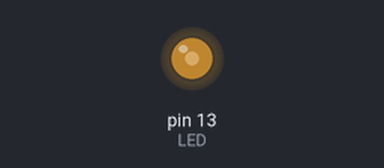
Bench run of a sketch on a simulated Arduino Uno, built with avr-gcc and run on an emulated ATmega328P. Shown: output pins drawn as LEDs (lit = HIGH). At 2.0 s the program stops and its outputs stay as they are.

Above: at 2.0 s.
Timing chart, 0 to 3.5 s (numbered marks = the images above):
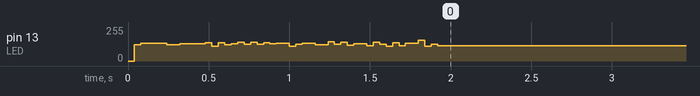

The sketch:

Task7.ino
```cpp
#include <Arduino.h>

#define PRIME_TARGET 2000                     // number of prime numbers to find

uint8_t isPrime(uint16_t n) {             // function to check if number is prime
  if (n < 2) return 0;                    // numbers less than 2 are not prime
  if (n == 2) return 1;
  if ((n & 1) == 0) return 0;

  for (uint16_t d = 3; (uint32_t)d * d <= n; d += 2) {             // test odd divisors up to sqrt(n)
    if (n % d == 0)
      return 0;                                                    // divisible, not prime
  }

  return 1;                                                    // number is prime
}

void setup() {
  DDRB |= (1 << PB5);                                 // set PB5 (onboard LED) as output

  uint16_t count = 0;                               // counter for primes found
  uint16_t n = 2;                                    // starting number to test

  unsigned long startTime = micros();                 // record start time in microseconds

  while (count < PRIME_TARGET) {                      // loop until required primes are found
    if (isPrime(n)) {                                   // check if current number is prime
      PORTB ^= (1 << PB5);                                // toggle LED for each prime found
      count++;                                         // increment prime counter
    }
    n++;                                  // check next number
  }

  unsigned long endTime = micros();                // record end time
  unsigned long elapsed = endTime - startTime;          // calculate execution time
  volatile unsigned long executionTime = elapsed;

  while (1) {}                                              // stop program after computation
}

void loop() {

}
```
